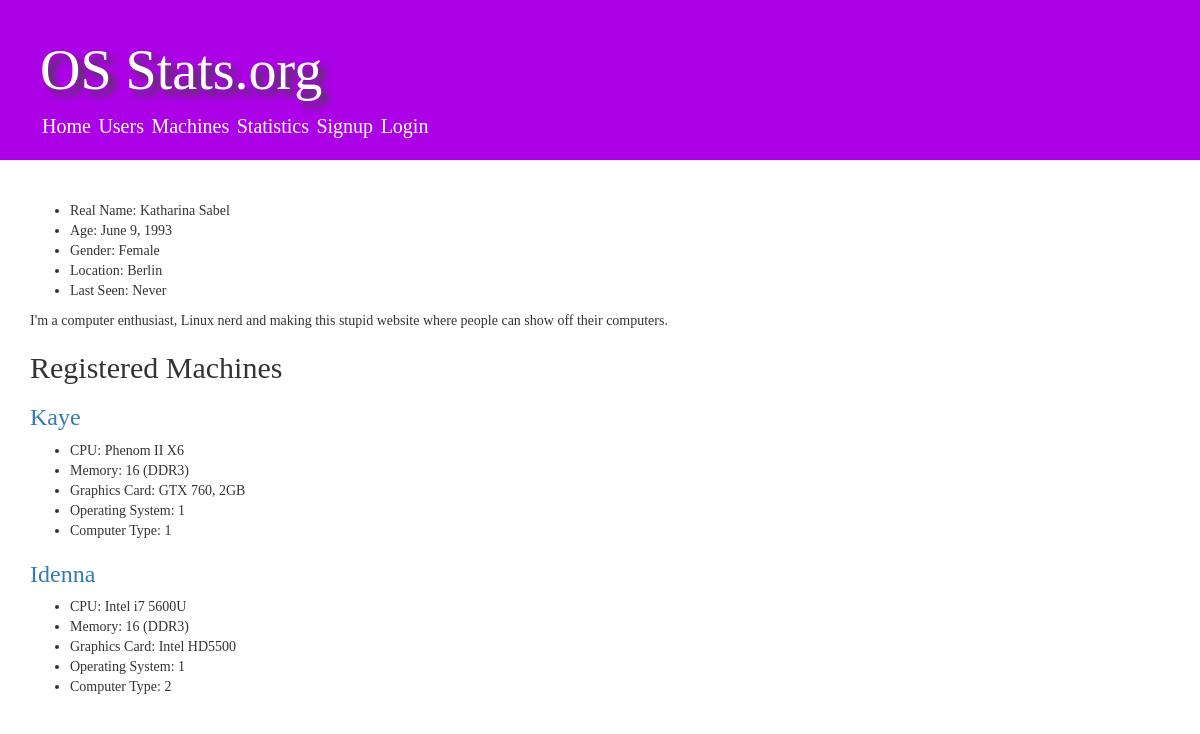
/user/2/, run on an earlier commit of the app's database.
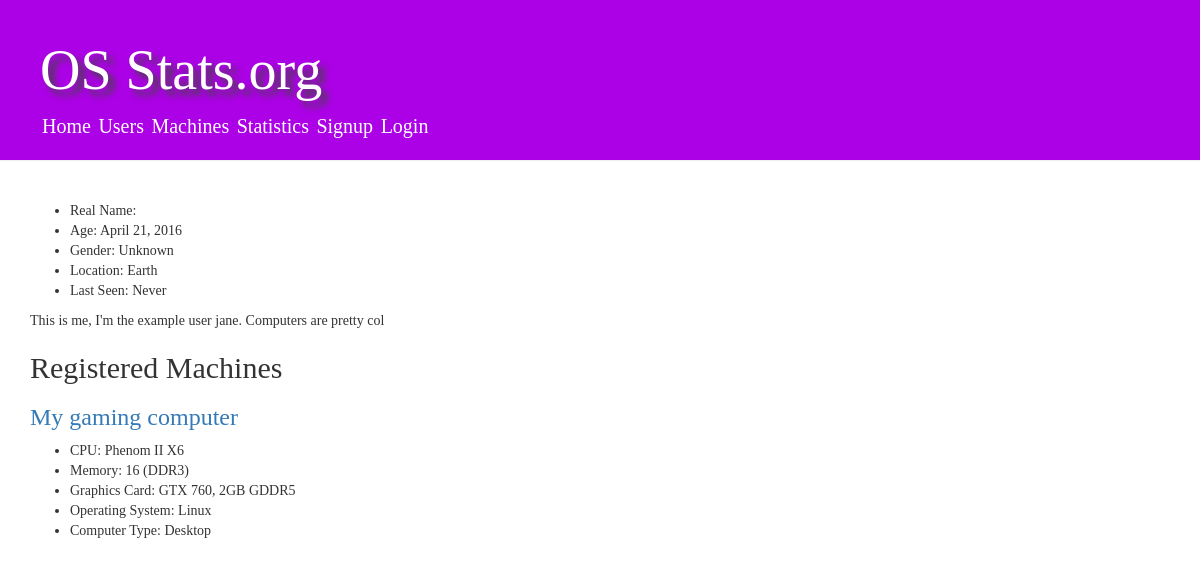
And on a later commit of the database.
### core/models.py (models this page shows, shortened)
class UserProfile(models.Model):
    user = models.OneToOneField(User)
    description = models.TextField()
    dob = models.DateField('date of birth')
    location = models.CharField(max_length=32, default='Earth')
    gender = models.CharField(max_length=32, default='Unknown')

class Installation(models.Model):
    UNKNOWN = 'Unknown'
    LINUX = 'Linux'
    BSD = 'BSD'
    WIN = 'Windows'
    OSX = 'Mac OS X'
    DESKTOP = 'Desktop'
    LAPTOP = 'Laptop'
    SERVER = 'Server'
    COMPUTER_TYPES = (
        (UNKNOWN, 'Unknown'),
        (DESKTOP, 'Desktop'),
        (LAPTOP, 'Laptop'),
        (SERVER, 'Server'),
    )
    OPERATING_SYSTEMS = (
        (UNKNOWN, 'Unknown'),
        (LINUX, 'Linux'),
        (BSD, 'BSD'),
        (WIN, 'Windows'),
        (OSX, 'Mac OS X'),
    )
    name = models.CharField(max_length=32, default='My Computer')
    date_created = models.DateTimeField('date created')
    last_seen = models.DateTimeField('date modified')
    owner = models.ForeignKey(UserProfile, blank=True, null=True)
    cpu = models.CharField(max_length=128, default='Unknown')
    mem_type = models.CharField(max_length=16, default='Unknown')
    mem_amount = models.IntegerField(default=0)
    gpu = models.CharField(max_length=64, default='Unknown')
    type = models.CharField(max_length=16, choices=COMPUTER_TYPES, default=UNKNOWN) # TODO: Rename this to !type
    os = models.CharField(max_length=16, choices=OPERATING_SYSTEMS, default=UNKNOWN)
    distribution = models.ForeignKey(OSDistribution, blank=True, null=True)

### core/views.py (the view)
# urls.py: url(r'^user/(?P<user_id>[0-9]+)/$', views.detail_user, name='detail_user'),
def detail_user(request, user_id):
    user = get_object_or_404(UserProfile, user=user_id)
    machines = get_list_or_404(Installation, owner=user)
    context = {'user': user, 'installs': machines}
    return render(request, 'core/user.html', context)

### templates/core/user.html (shortened to what this page needs)
{% extends 'core/master.html' %}
{% block content %}
    {% if user %}
    <div>
        <ul>
            <li>Real Name: {{ user.user.first_name }} {{ user.user.last_name }}</li>
            <li>Age: {{ user.dob }}</li>
            <li>Gender: {{ user.gender }}</li>
            <li>Location: {{ user.location }}</li>
            <li>Last Seen: {% if user.user.last_login %}
                {{ user.user.last_login }}
                {% else %}
                Never</li>
                {% endif %}
        </ul>
        <p> {{ user.description }}</p>
        <h2>Registered Machines</h2>
        {% for i in installs %}
        <div>
            <h3><a href="/rig/{{ i.id }}/">{{ i.name }}</a></h3>
            <ul>
                <li>CPU: {{ i.cpu }}</li>
                <li>Memory: {{ i.mem_amount }} ({{ i.mem_type }}) </li>
                <li>Graphics Card: {{ i.gpu }}</li>
                <li>Operating System: {{ i.os }}</li>
                <li>Computer Type: {{ i.type }}</li>
            </ul>
        </div>
        {% endfor %}
    </div>
    {% else %}
        <p>No such user found!</p>
    {% endif %}
{% endblock %}

### templates/core/master.html (shortened to what this page needs)
{% load staticfiles %}
<html>
    <head>
        <link rel="stylesheet" href="//maxcdn.bootstrapcdn.com/bootstrap/3.2.0/css/bootstrap.min.css">
        <link rel="stylesheet" href="//maxcdn.bootstrapcdn.com/bootstrap/3.2.0/css/bootstrap-theme.min.css">
        <link rel="stylesheet" href="{% static 'css/core.css' %}">
    </head>
    <body>
        <div class="page-header">
            <h1>OS Stats.org</h1>
            <a href="/">Home</a>
            <a href="/users/">Users</a>
            <a href="/rigs/">Machines</a>
            <a href="/stats/">Statistics</a>
            <a href="/signup/">Signup</a>
            <a href="/login/">Login</a>
        </div>
        <div class="container">
            <br/>
            {% block content %}[...]{% endblock %}
        </div>
    </body>
</html>

### core/static/css/core.css (style rules this page uses)
.page-header { background-color: #ac00e6; margin-top: 0; padding: 20px 20px 20px 40px; }
.page-header a { color: #fff; font-size: 20px; font-style: normal; padding-left: 2px; padding-right: 2px; }
.page-header h1, .page-header h1 a, .page-header h1 a:visited, .page-header h1 a:active { color: #fff; font-size: 42pt; text-shadow: 6px 6px 6px #444444; }
body { font-family: 'Poiret One', cursive; }

What changed in the data, as far as the page shows it:
removed Installation: name "Kaye", cpu "Phenom II X6", mem_amount "16", mem_type "DDR3", gpu "GTX 760, 2GB", os "1", type "1"
removed Installation: name "Idenna", cpu "Intel i7 5600U", mem_amount "16", mem_type "DDR3", gpu "Intel HD5500", os "1", type "2"
changed UserProfile: dob "June 9, 1993" → "April 21, 2016"; gender "Female" → "Unknown"; location "Berlin" → "Earth"; description "I'm a computer enthusiast, Linux nerd and making this stupid website where people can show off their computers." → "This is me, I'm the example user jane. Computers are pretty col"; user.first_name "Katharina" → (not shown); user.last_name "Sabel" → (not shown)
added Installation: name "My gaming computer", cpu "Phenom II X6", mem_amount "16", mem_type "DDR3", gpu "GTX 760, 2GB GDDR5", os "Linux", type "Desktop"
